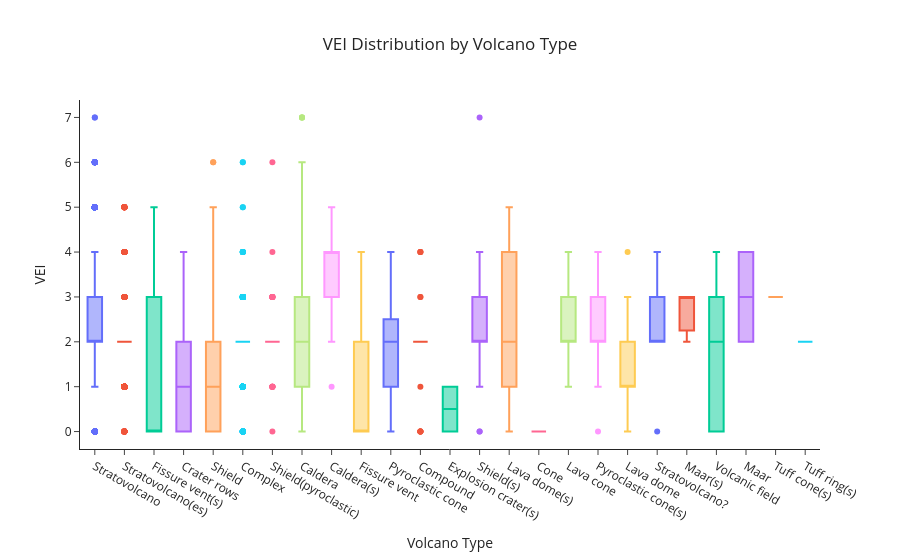
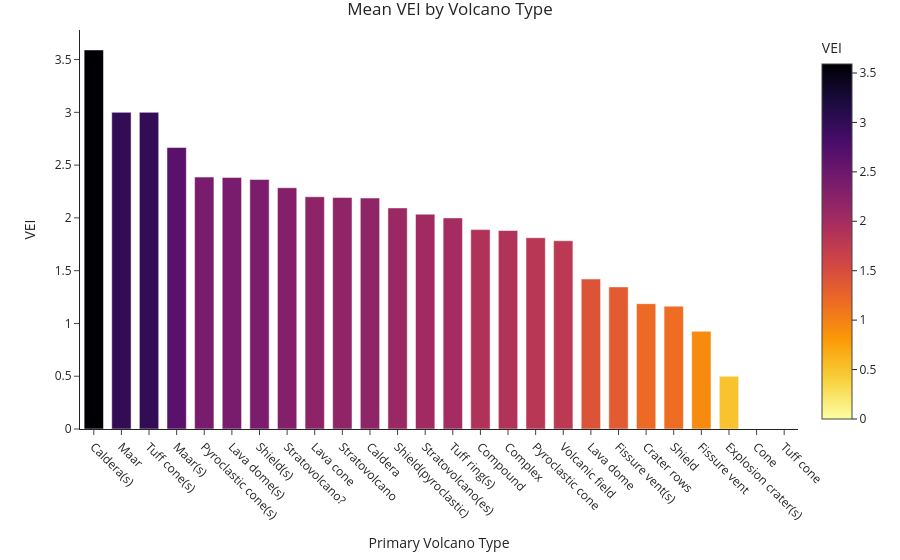

Write notebook code for charts like these, in order.
### Markdown cell above
## 3.5: VEI vs Volcano Type

- We compare VEI across different volcano types using a boxplot. 
- This helps identify which volcano morphologies tend to produce more explosive eruptions.

### Code cell
fig = px.box(
    eda_df,
    x="Primary Volcano Type",
    y="VEI",
    color="Primary Volcano Type",
    title="VEI Distribution by Volcano Type",
    labels={"Primary Volcano Type": "Volcano Type", "VEI": "VEI"},
)

fig.update_layout(
    template="simple_white",
    title_x=0.5,
    xaxis_title="Volcano Type",
    yaxis_title="VEI",
    showlegend=False
)

fig.show()


vei_type = (
    eda_df.groupby("Primary Volcano Type")["VEI"]
          .mean()
          .reset_index()
          .sort_values("VEI", ascending=False)
)

fig = px.bar(
    vei_type,
    x="Primary Volcano Type",
    y="VEI",
    color="VEI",
    color_continuous_scale="Inferno_r",
    title="Mean VEI by Volcano Type"
)

fig.update_traces(
    width=0.7,               # < CHANGE THIS: 0.2 thin | 0.6 medium | 0.9 thick
    textposition="outside"
)

fig.update_layout(
    margin=dict(t=30, b=20)   # ↓ reduce this number
)

fig.update_layout(template="simple_white", title_x=0.5, xaxis_tickangle=45)
fig.show()

### Figure 1 — Plotly figure (JSON) as saved in the notebook; plotly's stock layout.template omitted (floating-point values rounded to 4 significant figures; data arrays with more than 128 entries replaced by an {"elided": "..."} marker saying what was removed)
{"data": [{"alignmentgroup": "True", "hovertemplate": "Volcano Type=%{x}<br>VEI=%{y}<extra></extra>", "legendgroup": "Stratovolcano", "marker": {"color": "#636efa"}, "name": "Stratovolcano", "notched": false, "offsetgroup": "Stratovolcano", "orientation": "v", "showlegend": true, "type": "box", "x": {"elided": "4810 str values"}, "x0": " ", "xaxis": "x", "y": {"elided": "4810 int values"}, "y0": " ", "yaxis": "y"}, {"alignmentgroup": "True", "hovertemplate": "Volcano Type=%{x}<br>VEI=%{y}<extra></extra>", "legendgroup": "Stratovolcano(es)", "marker": {"color": "#EF553B"}, "name": "Stratovolcano(es)", "notched": false, "offsetgroup": "Stratovolcano(es)", "orientation": "v", "showlegend": true, "type": "box", "x": {"elided": "1410 str values"}, "x0": " ", "xaxis": "x", "y": {"elided": "1410 int values"}, "y0": " ", "yaxis": "y"}, {"alignmentgroup": "True", "hovertemplate": "Volcano Type=%{x}<br>VEI=%{y}<extra></extra>", "legendgroup": "Fissure vent(s)", "marker": {"color": "#00cc96"}, "name": "Fissure vent(s)", "notched": false, "offsetgroup": "Fissure vent(s)", "orientation": "v", "showlegend": true, "type": "box", "x": {"elided": "232 str values"}, "x0": " ", "xaxis": "x", "y": {"elided": "232 int values"}, "y0": " ", "yaxis": "y"}, {"alignmentgroup": "True", "hovertemplate": "Volcano Type=%{x}<br>VEI=%{y}<extra></extra>", "legendgroup": "Crater rows", "marker": {"color": "#ab63fa"}, "name": "Crater rows", "notched": false, "offsetgroup": "Crater rows", "orientation": "v", "showlegend": true, "type": "box", "x": ["Crater rows", "Crater rows", "Crater rows", "Crater rows", "Crater rows", "Crater rows", "Crater rows", "Crater rows", "Crater rows", "Crater rows", "Crater rows", "Crater rows", "Crater rows", "Crater rows", "Crater rows", "Crater rows", "Crater rows", "Crater rows", "Crater rows", "Crater rows", "Crater rows", "Crater rows", "Crater rows", "Crater rows", "Crater rows", "Crater rows", "Crater rows", "Crater rows", "Crater rows", "Crater rows", "Crater rows", "Crater rows", "Crater rows", "Crater rows", "Crater rows", "Crater rows", "Crater rows", "Crater rows", "Crater rows", "Crater rows", "Crater rows", "Crater rows", "Crater rows", "Crater rows", "Crater rows", "Crater rows", "Crater rows", "Crater rows", "Crater rows", "Crater rows", "Crater rows", "Crater rows", "Crater rows", "Crater rows"], "x0": " ", "xaxis": "x", "y": [null, 1, 3, 3, 2, 2, 1, 1, 1, 0, 3, 4, 3, null, 3, 2, 1, 2, 1, 0, 0, 2, null, 2, 2, 2, 2, 2, 2, 0, 2, 2, 0, 0, 2, 0, 0, 2, null, 0, null, 0, 2, 0, 0, 0, null, 0, 0, 0, 0, 0, 0, 0], "y0": " ", "yaxis": "y"}, {"alignmentgroup": "True", "hovertemplate": "Volcano Type=%{x}<br>VEI=%{y}<extra></extra>", "legendgroup": "Shield", "marker": {"color": "#FFA15A"}, "name": "Shield", "notched": false, "offsetgroup": "Shield", "orientation": "v", "showlegend": true, "type": "box", "x": {"elided": "986 str values"}, "x0": " ", "xaxis": "x", "y": {"elided": "986 int values"}, "y0": " ", "yaxis": "y"}, {"alignmentgroup": "True", "hovertemplate": "Volcano Type=%{x}<br>VEI=%{y}<extra></extra>", "legendgroup": "Complex", "marker": {"color": "#19d3f3"}, "name": "Complex", "notched": false, "offsetgroup": "Complex", "orientation": "v", "showlegend": true, "type": "box", "x": {"elided": "687 str values"}, "x0": " ", "xaxis": "x", "y": {"elided": "687 int values"}, "y0": " ", "yaxis": "y"}, {"alignmentgroup": "True", "hovertemplate": "Volcano Type=%{x}<br>VEI=%{y}<extra></extra>", "legendgroup": "Shield(pyroclastic)", "marker": {"color": "#FF6692"}, "name": "Shield(pyroclastic)", "notched": false, "offsetgroup": "Shield(pyroclastic)", "orientation": "v", "showlegend": true, "type": "box", "x": ["Shield(pyroclastic)", "Shield(pyroclastic)", "Shield(pyroclastic)", "Shield(pyroclastic)", "Shield(pyroclastic)", "Shield(pyroclastic)", "Shield(pyroclastic)", "Shield(pyroclastic)", "Shield(pyroclastic)", "Shield(pyroclastic)", "Shield(pyroclastic)", "Shield(pyroclastic)", "Shield(pyroclastic)", "Shield(pyroclastic)", "Shield(pyroclastic)", "Shield(pyroclastic)", "Shield(pyroclastic)", "Shield(pyroclastic)", "Shield(pyroclastic)", "Shield(pyroclastic)", "Shield(pyroclastic)", "Shield(pyroclastic)", "Shield(pyroclastic)", "Shield(pyroclastic)", "Shield(pyroclastic)", "Shield(pyroclastic)", "Shield(pyroclastic)", "Shield(pyroclastic)", "Shield(pyroclastic)", "Shield(pyroclastic)", "Shield(pyroclastic)", "Shield(pyroclastic)", "Shield(pyroclastic)", "Shield(pyroclastic)", "Shield(pyroclastic)", "Shield(pyroclastic)", "Shield(pyroclastic)", "Shield(pyroclastic)", "Shield(pyroclastic)", "Shield(pyroclastic)", "Shield(pyroclastic)", "Shield(pyroclastic)", "Shield(pyroclastic)", "Shield(pyroclastic)", "Shield(pyroclastic)", "Shield(pyroclastic)", "Shield(pyroclastic)", "Shield(pyroclastic)", "Shield(pyroclastic)", "Shield(pyroclastic)", "Shield(pyroclastic)", "Shield(pyroclastic)", "Shield(pyroclastic)", "Shield(pyroclastic)", "Shield(pyroclastic)", "Shield(pyroclastic)", "Shield(pyroclastic)"], "x0": " ", "xaxis": "x", "y": [null, null, 1, 2, 2, 1, 1, 2, 2, 3, 2, 2, 2, 2, 3, 2, 2, 2, 2, 3, 3, 2, 2, 2, 2, 3, 1, 2, 2, 1, 2, 2, 2, 2, 4, 2, 2, 2, 2, 2, 2, 3, null, 0, 2, 2, 1, 3, 2, 2, 2, 2, 2, 2, null, 2, 6], "y0": " ", "yaxis": "y"}, {"alignmentgroup": "True", "hovertemplate": "Volcano Type=%{x}<br>VEI=%{y}<extra></extra>", "legendgroup": "Caldera", "marker": {"color": "#B6E880"}, "name": "Caldera", "notched": false, "offsetgroup": "Caldera", "orientation": "v", "showlegend": true, "type": "box", "x": {"elided": "1028 str values"}, "x0": " ", "xaxis": "x", "y": {"elided": "1028 int values"}, "y0": " ", "yaxis": "y"}, {"alignmentgroup": "True", "hovertemplate": "Volcano Type=%{x}<br>VEI=%{y}<extra></extra>", "legendgroup": "Caldera(s)", "marker": {"color": "#FF97FF"}, "name": "Caldera(s)", "notched": false, "offsetgroup": "Caldera(s)", "orientation": "v", "showlegend": true, "type": "box", "x": ["Caldera(s)", "Caldera(s)", "Caldera(s)", "Caldera(s)", "Caldera(s)", "Caldera(s)", "Caldera(s)", "Caldera(s)", "Caldera(s)", "Caldera(s)", "Caldera(s)", "Caldera(s)", "Caldera(s)", "Caldera(s)", "Caldera(s)", "Caldera(s)", "Caldera(s)", "Caldera(s)", "Caldera(s)", "Caldera(s)", "Caldera(s)", "Caldera(s)", "Caldera(s)", "Caldera(s)", "Caldera(s)", "Caldera(s)", "Caldera(s)", "Caldera(s)", "Caldera(s)", "Caldera(s)", "Caldera(s)", "Caldera(s)"], "x0": " ", "xaxis": "x", "y": [null, 4, null, 1, 4, 4, 4, 4, 4, 4, 2, 3, null, 4, 4, 3, 4, 4, 4, 2, null, 4, null, null, 3, 4, 4, 5, null, null, null, null], "y0": " ", "yaxis": "y"}, {"alignmentgroup": "True", "hovertemplate": "Volcano Type=%{x}<br>VEI=%{y}<extra></extra>", "legendgroup": "Fissure vent", "marker": {"color": "#FECB52"}, "name": "Fissure vent", "notched": false, "offsetgroup": "Fissure vent", "orientation": "v", "showlegend": true, "type": "box", "x": ["Fissure vent", "Fissure vent", "Fissure vent", "Fissure vent", "Fissure vent", "Fissure vent", "Fissure vent", "Fissure vent", "Fissure vent", "Fissure vent", "Fissure vent", "Fissure vent", "Fissure vent", "Fissure vent", "Fissure vent", "Fissure vent", "Fissure vent", "Fissure vent", "Fissure vent", "Fissure vent", "Fissure vent", "Fissure vent", "Fissure vent", "Fissure vent", "Fissure vent", "Fissure vent", "Fissure vent", "Fissure vent", "Fissure vent", "Fissure vent", "Fissure vent", "Fissure vent", "Fissure vent", "Fissure vent", "Fissure vent", "Fissure vent", "Fissure vent", "Fissure vent", "Fissure vent", "Fissure vent", "Fissure vent", "Fissure vent"], "x0": " ", "xaxis": "x", "y": [0, 0, 0, 0, 0, 2, 0, 0, 1, 0, 0, 1, null, 0, 1, 2, null, 2, 3, null, null, 2, 2, 3, null, null, 4, null, null, null, null, 2, null, null, null, null, 0, 0, 0, 0, 0, null], "y0": " ", "yaxis": "y"}, {"alignmentgroup": "True", "hovertemplate": "Volcano Type=%{x}<br>VEI=%{y}<extra></extra>", "legendgroup": "Pyroclastic cone", "marker": {"color": "#636efa"}, "name": "Pyroclastic cone", "notched": false, "offsetgroup": "Pyroclastic cone", "orientation": "v", "showlegend": true, "type": "box", "x": ["Pyroclastic cone", "Pyroclastic cone", "Pyroclastic cone", "Pyroclastic cone", "Pyroclastic cone", "Pyroclastic cone", "Pyroclastic cone", "Pyroclastic cone", "Pyroclastic cone", "Pyroclastic cone", "Pyroclastic cone", "Pyroclastic cone", "Pyroclastic cone", "Pyroclastic cone", "Pyroclastic cone", "Pyroclastic cone", "Pyroclastic cone", "Pyroclastic cone", "Pyroclastic cone", "Pyroclastic cone"], "x0": " ", "xaxis": "x", "y": [4, 1, 1, 1, 0, 2, 2, 2, 3, 1, 3, 1, 2, 2, 0, null, null, null, 4, null], "y0": " ", "yaxis": "y"}, {"alignmentgroup": "True", "hovertemplate": "Volcano Type=%{x}<br>VEI=%{y}<extra></extra>", "legendgroup": "Compound", "marker": {"color": "#EF553B"}, "name": "Compound", "notched": false, "offsetgroup": "Compound", "orientation": "v", "showlegend": true, "type": "box", "x": ["Compound", "Compound", "Compound", "Compound", "Compound", "Compound", "Compound", "Compound", "Compound", "Compound", "Compound", "Compound", "Compound", "Compound", "Compound", "Compound", "Compound", "Compound", "Compound", "Compound", "Compound", "Compound", "Compound", "Compound", "Compound", "Compound", "Compound", "Compound", "Compound", "Compound", "Compound", "Compound", "Compound", "Compound", "Compound", "Compound", "Compound", "Compound", "Compound", "Compound", "Compound", "Compound", "Compound", "Compound", "Compound", "Compound", "Compound", "Compound", "Compound", "Compound", "Compound", "Compound", "Compound", "Compound", "Compound", "Compound", "Compound", "Compound", "Compound", "Compound"], "x0": " ", "xaxis": "x", "y": [2, 3, 3, 2, 0, 0, 0, 0, 2, 2, 2, 2, 2, 2, 1, 2, 2, 0, 2, 2, 2, 2, 2, null, null, 4, null, 4, null, 2, 4, null, null, null, null, null, null, null, null, null, null, null, null, null, null, null, null, null, null, null, null, null, null, null, null, null, null, null, null, null], "y0": " ", "yaxis": "y"}, {"alignmentgroup": "True", "hovertemplate": "Volcano Type=%{x}<br>VEI=%{y}<extra></extra>", "legendgroup": "Explosion crater(s)", "marker": {"color": "#00cc96"}, "name": "Explosion crater(s)", "notched": false, "offsetgroup": "Explosion crater(s)", "orientation": "v", "showlegend": true, "type": "box", "x": ["Explosion crater(s)", "Explosion crater(s)"], "x0": " ", "xaxis": "x", "y": [0, 1], "y0": " ", "yaxis": "y"}, {"alignmentgroup": "True", "hovertemplate": "Volcano Type=%{x}<br>VEI=%{y}<extra></extra>", "legendgroup": "Shield(s)", "marker": {"color": "#ab63fa"}, "name": "Shield(s)", "notched": false, "offsetgroup": "Shield(s)", "orientation": "v", "showlegend": true, "type": "box", "x": ["Shield(s)", "Shield(s)", "Shield(s)", "Shield(s)", "Shield(s)", "Shield(s)", "Shield(s)", "Shield(s)", "Shield(s)", "Shield(s)", "Shield(s)", "Shield(s)", "Shield(s)", "Shield(s)", "Shield(s)", "Shield(s)", "Shield(s)", "Shield(s)", "Shield(s)", "Shield(s)", "Shield(s)", "Shield(s)", "Shield(s)", "Shield(s)", "Shield(s)"], "x0": " ", "xaxis": "x", "y": [2, 2, 1, 1, 2, 2, 2, 2, 2, 2, 3, 3, 4, 2, 3, 3, null, 2, 0, 7, null, null, 3, 4, 0], "y0": " ", "yaxis": "y"}, {"alignmentgroup": "True", "hovertemplate": "Volcano Type=%{x}<br>VEI=%{y}<extra></extra>", "legendgroup": "Lava dome(s)", "marker": {"color": "#FFA15A"}, "name": "Lava dome(s)", "notched": false, "offsetgroup": "Lava dome(s)", "orientation": "v", "showlegend": true, "type": "box", "x": {"elided": "136 str values"}, "x0": " ", "xaxis": "x", "y": {"elided": "136 int values"}, "y0": " ", "yaxis": "y"}, {"alignmentgroup": "True", "hovertemplate": "Volcano Type=%{x}<br>VEI=%{y}<extra></extra>", "legendgroup": "Cone", "marker": {"color": "#FF6692"}, "name": "Cone", "notched": false, "offsetgroup": "Cone", "orientation": "v", "showlegend": true, "type": "box", "x": ["Cone", "Cone", "Cone", "Cone"], "x0": " ", "xaxis": "x", "y": [0, 0, 0, 0], "y0": " ", "yaxis": "y"}, {"alignmentgroup": "True", "hovertemplate": "Volcano Type=%{x}<br>VEI=%{y}<extra></extra>", "legendgroup": "Lava cone", "marker": {"color": "#B6E880"}, "name": "Lava cone", "notched": false, "offsetgroup": "Lava cone", "orientation": "v", "showlegend": true, "type": "box", "x": ["Lava cone", "Lava cone", "Lava cone", "Lava cone", "Lava cone", "Lava cone", "Lava cone", "Lava cone", "Lava cone", "Lava cone", "Lava cone", "Lava cone", "Lava cone", "Lava cone", "Lava cone", "Lava cone", "Lava cone", "Lava cone", "Lava cone", "Lava cone", "Lava cone", "Lava cone", "Lava cone", "Lava cone", "Lava cone", "Lava cone"], "x0": " ", "xaxis": "x", "y": [2, 2, 2, 2, 3, 2, 2, 2, 2, 2, 3, 4, 3, 2, 1, 2, 3, 3, 2, null, 2, 2, 3, 2, 1, 1], "y0": " ", "yaxis": "y"}, {"alignmentgroup": "True", "hovertemplate": "Volcano Type=%{x}<br>VEI=%{y}<extra></extra>", "legendgroup": "Pyroclastic cone(s)", "marker": {"color": "#FF97FF"}, "name": "Pyroclastic cone(s)", "notched": false, "offsetgroup": "Pyroclastic cone(s)", "orientation": "v", "showlegend": true, "type": "box", "x": ["Pyroclastic cone(s)", "Pyroclastic cone(s)", "Pyroclastic cone(s)", "Pyroclastic cone(s)", "Pyroclastic cone(s)", "Pyroclastic cone(s)", "Pyroclastic cone(s)", "Pyroclastic cone(s)", "Pyroclastic cone(s)", "Pyroclastic cone(s)", "Pyroclastic cone(s)", "Pyroclastic cone(s)", "Pyroclastic cone(s)", "Pyroclastic cone(s)", "Pyroclastic cone(s)", "Pyroclastic cone(s)", "Pyroclastic cone(s)", "Pyroclastic cone(s)", "Pyroclastic cone(s)", "Pyroclastic cone(s)", "Pyroclastic cone(s)", "Pyroclastic cone(s)", "Pyroclastic cone(s)", "Pyroclastic cone(s)", "Pyroclastic cone(s)", "Pyroclastic cone(s)", "Pyroclastic cone(s)", "Pyroclastic cone(s)", "Pyroclastic cone(s)", "Pyroclastic cone(s)", "Pyroclastic cone(s)", "Pyroclastic cone(s)", "Pyroclastic cone(s)", "Pyroclastic cone(s)", "Pyroclastic cone(s)", "Pyroclastic cone(s)", "Pyroclastic cone(s)", "Pyroclastic cone(s)", "Pyroclastic cone(s)", "Pyroclastic cone(s)", "Pyroclastic cone(s)", "Pyroclastic cone(s)", "Pyroclastic cone(s)", "Pyroclastic cone(s)", "Pyroclastic cone(s)", "Pyroclastic cone(s)", "Pyroclastic cone(s)", "Pyroclastic cone(s)", "Pyroclastic cone(s)", "Pyroclastic cone(s)", "Pyroclastic cone(s)", "Pyroclastic cone(s)", "Pyroclastic cone(s)", "Pyroclastic cone(s)", "Pyroclastic cone(s)", "Pyroclastic cone(s)", "Pyroclastic cone(s)", "Pyroclastic cone(s)", "Pyroclastic cone(s)", "Pyroclastic cone(s)", "Pyroclastic cone(s)"], "x0": " ", "xaxis": "x", "y": [2, 2, 3, 1, 2, 3, 1, 3, 1, 2, 1, 3, 2, 4, 2, 3, 3, 2, 2, 3, 2, 3, 2, 2, 3, 2, 2, 2, null, null, null, 1, 2, 3, 3, 2, null, null, 3, 2, 4, 4, null, null, null, 4, 4, null, null, null, null, null, null, null, null, 3, null, 0, 3, 3, 1], "y0": " ", "yaxis": "y"}, {"alignmentgroup": "True", "hovertemplate": "Volcano Type=%{x}<br>VEI=%{y}<extra></extra>", "legendgroup": "Lava dome", "marker": {"color": "#FECB52"}, "name": "Lava dome", "notched": false, "offsetgroup": "Lava dome", "orientation": "v", "showlegend": true, "type": "box", "x": ["Lava dome", "Lava dome", "Lava dome", "Lava dome", "Lava dome", "Lava dome", "Lava dome", "Lava dome", "Lava dome", "Lava dome", "Lava dome", "Lava dome", "Lava dome", "Lava dome", "Lava dome", "Lava dome", "Lava dome", "Lava dome", "Lava dome", "Lava dome", "Lava dome", "Lava dome", "Lava dome", "Lava dome", "Lava dome", "Lava dome"], "x0": " ", "xaxis": "x", "y": [1, 1, 1, 1, 1, 2, 1, 1, 1, 2, null, 2, 3, 3, null, 4, null, 0, 3, 0, null, null, null, 0, null, 0], "y0": " ", "yaxis": "y"}, {"alignmentgroup": "True", "hovertemplate": "Volcano Type=%{x}<br>VEI=%{y}<extra></extra>", "legendgroup": "Stratovolcano?", "marker": {"color": "#636efa"}, "name": "Stratovolcano?", "notched": false, "offsetgroup": "Stratovolcano?", "orientation": "v", "showlegend": true, "type": "box", "x": ["Stratovolcano?", "Stratovolcano?", "Stratovolcano?", "Stratovolcano?", "Stratovolcano?", "Stratovolcano?", "Stratovolcano?"], "x0": " ", "xaxis": "x", "y": [3, 3, 2, 2, 2, 0, 4], "y0": " ", "yaxis": "y"}, {"alignmentgroup": "True", "hovertemplate": "Volcano Type=%{x}<br>VEI=%{y}<extra></extra>", "legendgroup": "Maar(s)", "marker": {"color": "#EF553B"}, "name": "Maar(s)", "notched": false, "offsetgroup": "Maar(s)", "orientation": "v", "showlegend": true, "type": "box", "x": ["Maar(s)", "Maar(s)", "Maar(s)", "Maar(s)", "Maar(s)", "Maar(s)", "Maar(s)"], "x0": " ", "xaxis": "x", "y": [3, null, null, null, 3, 2, null], "y0": " ", "yaxis": "y"}, {"alignmentgroup": "True", "hovertemplate": "Volcano Type=%{x}<br>VEI=%{y}<extra></extra>", "legendgroup": "Volcanic field", "marker": {"color": "#00cc96"}, "name": "Volcanic field", "notched": false, "offsetgroup": "Volcanic field", "orientation": "v", "showlegend": true, "type": "box", "x": {"elided": "170 str values"}, "x0": " ", "xaxis": "x", "y": {"elided": "170 int values"}, "y0": " ", "yaxis": "y"}, {"alignmentgroup": "True", "hovertemplate": "Volcano Type=%{x}<br>VEI=%{y}<extra></extra>", "legendgroup": "Maar", "marker": {"color": "#ab63fa"}, "name": "Maar", "notched": false, "offsetgroup": "Maar", "orientation": "v", "showlegend": true, "type": "box", "x": ["Maar", "Maar", "Maar"], "x0": " ", "xaxis": "x", "y": [4, null, 2], "y0": " ", "yaxis": "y"}, {"alignmentgroup": "True", "hovertemplate": "Volcano Type=%{x}<br>VEI=%{y}<extra></extra>", "legendgroup": "Tuff cone(s)", "marker": {"color": "#FFA15A"}, "name": "Tuff cone(s)", "notched": false, "offsetgroup": "Tuff cone(s)", "orientation": "v", "showlegend": true, "type": "box", "x": ["Tuff cone(s)"], "x0": " ", "xaxis": "x", "y": [3], "y0": " ", "yaxis": "y"}, {"alignmentgroup": "True", "hovertemplate": "Volcano Type=%{x}<br>VEI=%{y}<extra></extra>", "legendgroup": "Tuff ring(s)", "marker": {"color": "#19d3f3"}, "name": "Tuff ring(s)", "notched": false, "offsetgroup": "Tuff ring(s)", "orientation": "v", "showlegend": true, "type": "box", "x": ["Tuff ring(s)"], "x0": " ", "xaxis": "x", "y": [2], "y0": " ", "yaxis": "y"}, {"alignmentgroup": "True", "hovertemplate": "Volcano Type=%{x}<br>VEI=%{y}<extra></extra>", "legendgroup": "Tuff cone", "marker": {"color": "#FF6692"}, "name": "Tuff cone", "notched": false, "offsetgroup": "Tuff cone", "orientation": "v", "showlegend": true, "type": "box", "x": ["Tuff cone", "Tuff cone", "Tuff cone"], "x0": " ", "xaxis": "x", "y": [null, null, null], "y0": " ", "yaxis": "y"}], "layout": {"boxmode": "overlay", "legend": {"title": {"text": "Volcano Type"}, "tracegroupgap": 0}, "showlegend": false, "title": {"text": "VEI Distribution by Volcano Type", "x": 0.5}, "xaxis": {"anchor": "y", "categoryarray": ["Stratovolcano", "Stratovolcano(es)", "Fissure vent(s)", "Crater rows", "Shield", "Complex", "Shield(pyroclastic)", "Caldera", "Caldera(s)", "Fissure vent", "Pyroclastic cone", "Compound", "Explosion crater(s)", "Shield(s)", "Lava dome(s)", null, "Cone", "Lava cone", "Pyroclastic cone(s)", "Lava dome", "Stratovolcano?", "Maar(s)", "Volcanic field", "Maar", "Tuff cone(s)", "Tuff ring(s)", "Tuff cone"], "categoryorder": "array", "domain": [0, 1], "title": {"text": "Volcano Type"}}, "yaxis": {"anchor": "x", "domain": [0, 1], "title": {"text": "VEI"}}}}

### Figure 2 — Plotly figure (JSON) as saved in the notebook; plotly's stock layout.template omitted (floating-point values rounded to 4 significant figures)
{"data": [{"alignmentgroup": "True", "hovertemplate": "Primary Volcano Type=%{x}<br>VEI=%{marker.color}<extra></extra>", "legendgroup": "", "marker": {"color": [3.591, 3, 3, 2.667, 2.386, 2.384, 2.364, 2.286, 2.2, 2.193, 2.188, 2.094, 2.035, 2, 1.889, 1.88, 1.812, 1.783, 1.421, 1.346, 1.188, 1.164, 0.9259, 0.5, 0, null], "coloraxis": "coloraxis", "pattern": {"shape": ""}}, "name": "", "offsetgroup": "", "orientation": "v", "showlegend": false, "textposition": "outside", "type": "bar", "width": 0.7, "x": ["Caldera(s)", "Maar", "Tuff cone(s)", "Maar(s)", "Pyroclastic cone(s)", "Lava dome(s)", "Shield(s)", "Stratovolcano?", "Lava cone", "Stratovolcano", "Caldera", "Shield(pyroclastic)", "Stratovolcano(es)", "Tuff ring(s)", "Compound", "Complex", "Pyroclastic cone", "Volcanic field", "Lava dome", "Fissure vent(s)", "Crater rows", "Shield", "Fissure vent", "Explosion crater(s)", "Cone", "Tuff cone"], "xaxis": "x", "y": [3.591, 3, 3, 2.667, 2.386, 2.384, 2.364, 2.286, 2.2, 2.193, 2.188, 2.094, 2.035, 2, 1.889, 1.88, 1.812, 1.783, 1.421, 1.346, 1.188, 1.164, 0.9259, 0.5, 0, null], "yaxis": "y"}], "layout": {"barmode": "relative", "coloraxis": {"colorbar": {"title": {"text": "VEI"}}, "colorscale": [[0, "#fcffa4"], [0.1111, "#f7d13d"], [0.2222, "#fb9b06"], [0.3333, "#ed6925"], [0.4444, "#cf4446"], [0.5556, "#a52c60"], [0.6667, "#781c6d"], [0.7778, "#4a0c6b"], [0.8889, "#1b0c41"], [1, "#000004"]]}, "legend": {"tracegroupgap": 0}, "margin": {"b": 20, "t": 30}, "title": {"text": "Mean VEI by Volcano Type", "x": 0.5}, "xaxis": {"anchor": "y", "domain": [0, 1], "tickangle": 45, "title": {"text": "Primary Volcano Type"}}, "yaxis": {"anchor": "x", "domain": [0, 1], "title": {"text": "VEI"}}}}
